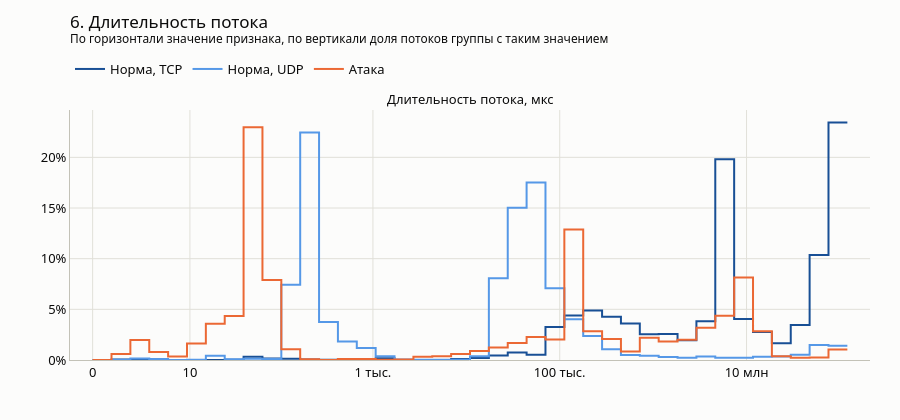

Notebook cell for this chart:
### Markdown cell above
### Пункт 6. Длительность сессии
Время от первого до последнего пакета потока в микросекундах.

### Code cell
show_group("6. Длительность потока")

### Figure 1 — Plotly figure (JSON) as saved in the notebook; plotly's stock layout.template omitted (floating-point values rounded to 4 significant figures)
{"data": [{"hovertemplate": "%{text}<br>%{y:.1f}% потоков", "legendgroup": "Норма, TCP", "line": {"color": "#184f95", "shape": "hv", "width": 2}, "mode": "lines", "name": "Норма, TCP", "showlegend": true, "text": ["от 0 до 0,592", "от 0,592 до 1,53", "от 1,53 до 3,04", "от 3,04 до 5,43", "от 5,43 до 9,23", "от 9,23 до 15,3", "от 15,3 до 24,9", "от 24,9 до 40,3", "от 40,3 до 64,7", "от 64,7 до 104", "от 104 до 166", "от 166 до 264", "от 264 до 421", "от 421 до 672", "от 672 до 1,07 тыс.", "от 1,07 тыс. до 1,7 тыс.", "от 1,7 тыс. до 2,71 тыс.", "от 2,71 тыс. до 4,32 тыс.", "от 4,32 тыс. до 6,88 тыс.", "от 6,88 тыс. до 11 тыс.", "от 11 тыс. до 17,4 тыс.", "от 17,4 тыс. до 27,8 тыс.", "от 27,8 тыс. до 44,2 тыс.", "от 44,2 тыс. до 70,4 тыс.", "от 70,4 тыс. до 112 тыс.", "от 112 тыс. до 178 тыс.", "от 178 тыс. до 284 тыс.", "от 284 тыс. до 452 тыс.", "от 452 тыс. до 720 тыс.", "от 720 тыс. до 1,15 млн", "от 1,15 млн до 1,83 млн", "от 1,83 млн до 2,91 млн", "от 2,91 млн до 4,63 млн", "от 4,63 млн до 7,37 млн", "от 7,37 млн до 11,7 млн", "от 11,7 млн до 18,7 млн", "от 18,7 млн до 29,7 млн", "от 29,7 млн до 47,3 млн", "от 47,3 млн до 75,4 млн", "от 75,4 млн до 120 млн", "от 75,4 млн до 120 млн"], "type": "scatter", "x": [0, 0.202, 0.404, 0.6059, 0.8079, 1.01, 1.212, 1.414, 1.616, 1.818, 2.02, 2.222, 2.424, 2.626, 2.828, 3.03, 3.232, 3.434, 3.636, 3.838, 4.04, 4.242, 4.444, 4.646, 4.848, 5.049, 5.251, 5.453, 5.655, 5.857, 6.059, 6.261, 6.463, 6.665, 6.867, 7.069, 7.271, 7.473, 7.675, 7.877, 8.079], "xaxis": "x", "y": [0, 0.05604, 0.05037, 0.009799, 0.009627, 0.007908, 0.008424, 0.01289, 0.3237, 0.136, 0.1116, 0.04882, 0.0251, 0.09885, 0.08166, 0.1821, 0.009627, 0.01135, 0.005501, 0.1104, 0.1996, 0.4329, 0.7341, 0.5295, 3.263, 4.404, 4.877, 4.258, 3.598, 2.549, 2.561, 1.941, 3.83, 19.81, 4.049, 2.754, 1.654, 3.464, 10.35, 23.44, 23.44], "yaxis": "y"}, {"hovertemplate": "%{text}<br>%{y:.1f}% потоков", "legendgroup": "Норма, UDP", "line": {"color": "#5598e7", "shape": "hv", "width": 2}, "mode": "lines", "name": "Норма, UDP", "showlegend": true, "text": ["от 0 до 0,592", "от 0,592 до 1,53", "от 1,53 до 3,04", "от 3,04 до 5,43", "от 5,43 до 9,23", "от 9,23 до 15,3", "от 15,3 до 24,9", "от 24,9 до 40,3", "от 40,3 до 64,7", "от 64,7 до 104", "от 104 до 166", "от 166 до 264", "от 264 до 421", "от 421 до 672", "от 672 до 1,07 тыс.", "от 1,07 тыс. до 1,7 тыс.", "от 1,7 тыс. до 2,71 тыс.", "от 2,71 тыс. до 4,32 тыс.", "от 4,32 тыс. до 6,88 тыс.", "от 6,88 тыс. до 11 тыс.", "от 11 тыс. до 17,4 тыс.", "от 17,4 тыс. до 27,8 тыс.", "от 27,8 тыс. до 44,2 тыс.", "от 44,2 тыс. до 70,4 тыс.", "от 70,4 тыс. до 112 тыс.", "от 112 тыс. до 178 тыс.", "от 178 тыс. до 284 тыс.", "от 284 тыс. до 452 тыс.", "от 452 тыс. до 720 тыс.", "от 720 тыс. до 1,15 млн", "от 1,15 млн до 1,83 млн", "от 1,83 млн до 2,91 млн", "от 2,91 млн до 4,63 млн", "от 4,63 млн до 7,37 млн", "от 7,37 млн до 11,7 млн", "от 11,7 млн до 18,7 млн", "от 18,7 млн до 29,7 млн", "от 29,7 млн до 47,3 млн", "от 47,3 млн до 75,4 млн", "от 75,4 млн до 120 млн", "от 75,4 млн до 120 млн"], "type": "scatter", "x": [0, 0.202, 0.404, 0.6059, 0.8079, 1.01, 1.212, 1.414, 1.616, 1.818, 2.02, 2.222, 2.424, 2.626, 2.828, 3.03, 3.232, 3.434, 3.636, 3.838, 4.04, 4.242, 4.444, 4.646, 4.848, 5.049, 5.251, 5.453, 5.655, 5.857, 6.059, 6.261, 6.463, 6.665, 6.867, 7.069, 7.271, 7.473, 7.675, 7.877, 8.079], "xaxis": "x", "y": [0.0005006, 0.01572, 0.1527, 0.0893, 0.002803, 0.02393, 0.409, 0.07939, 0.1303, 0.0883, 7.43, 22.45, 3.753, 1.836, 1.19, 0.3743, 0.05056, 0.02263, 0.01872, 0.03694, 0.373, 8.071, 15.03, 17.52, 7.078, 4.025, 2.363, 1.062, 0.4956, 0.4243, 0.3021, 0.2129, 0.3476, 0.2311, 0.2315, 0.3147, 0.3536, 0.5175, 1.482, 1.408, 1.408], "yaxis": "y"}, {"hovertemplate": "%{text}<br>%{y:.1f}% потоков", "legendgroup": "Атака", "line": {"color": "#eb6834", "shape": "hv", "width": 2}, "mode": "lines", "name": "Атака", "showlegend": true, "text": ["от 0 до 0,592", "от 0,592 до 1,53", "от 1,53 до 3,04", "от 3,04 до 5,43", "от 5,43 до 9,23", "от 9,23 до 15,3", "от 15,3 до 24,9", "от 24,9 до 40,3", "от 40,3 до 64,7", "от 64,7 до 104", "от 104 до 166", "от 166 до 264", "от 264 до 421", "от 421 до 672", "от 672 до 1,07 тыс.", "от 1,07 тыс. до 1,7 тыс.", "от 1,7 тыс. до 2,71 тыс.", "от 2,71 тыс. до 4,32 тыс.", "от 4,32 тыс. до 6,88 тыс.", "от 6,88 тыс. до 11 тыс.", "от 11 тыс. до 17,4 тыс.", "от 17,4 тыс. до 27,8 тыс.", "от 27,8 тыс. до 44,2 тыс.", "от 44,2 тыс. до 70,4 тыс.", "от 70,4 тыс. до 112 тыс.", "от 112 тыс. до 178 тыс.", "от 178 тыс. до 284 тыс.", "от 284 тыс. до 452 тыс.", "от 452 тыс. до 720 тыс.", "от 720 тыс. до 1,15 млн", "от 1,15 млн до 1,83 млн", "от 1,83 млн до 2,91 млн", "от 2,91 млн до 4,63 млн", "от 4,63 млн до 7,37 млн", "от 7,37 млн до 11,7 млн", "от 11,7 млн до 18,7 млн", "от 18,7 млн до 29,7 млн", "от 29,7 млн до 47,3 млн", "от 47,3 млн до 75,4 млн", "от 75,4 млн до 120 млн", "от 75,4 млн до 120 млн"], "type": "scatter", "x": [0, 0.202, 0.404, 0.6059, 0.8079, 1.01, 1.212, 1.414, 1.616, 1.818, 2.02, 2.222, 2.424, 2.626, 2.828, 3.03, 3.232, 3.434, 3.636, 3.838, 4.04, 4.242, 4.444, 4.646, 4.848, 5.049, 5.251, 5.453, 5.655, 5.857, 6.059, 6.261, 6.463, 6.665, 6.867, 7.069, 7.271, 7.473, 7.675, 7.877, 8.079], "xaxis": "x", "y": [0, 0.5878, 1.966, 0.7867, 0.3464, 1.631, 3.59, 4.346, 22.97, 7.908, 1.072, 0.06727, 0.01009, 0.1053, 0.09002, 0.01266, 0.05322, 0.3154, 0.3706, 0.6003, 0.8935, 1.244, 1.68, 2.268, 2.02, 12.88, 2.839, 2.079, 0.8302, 2.193, 1.836, 1.987, 3.176, 4.377, 8.143, 2.833, 0.3821, 0.2305, 0.2394, 1.037, 1.037], "yaxis": "y"}], "layout": {"annotations": [{"font": {"size": 13}, "showarrow": false, "text": "Длительность потока, мкс", "x": 0.5, "xanchor": "center", "xref": "paper", "y": 1, "yanchor": "bottom", "yref": "paper"}], "barcornerradius": 4, "bargap": 0.35, "font": {"color": "#0b0b0b", "family": "system-ui, -apple-system, 'Segoe UI', sans-serif", "size": 13}, "height": 420, "legend": {"bgcolor": "rgba(0,0,0,0)", "orientation": "h", "x": 0, "y": 1.104, "yanchor": "bottom"}, "margin": {"b": 60, "l": 70, "r": 30, "t": 110}, "paper_bgcolor": "#fcfcfb", "plot_bgcolor": "#fcfcfb", "separators": ", ", "title": {"font": {"color": "#0b0b0b", "size": 17}, "text": "6. Длительность потока<br><sup>По горизонтали значение признака, по вертикали доля потоков группы с таким значением</sup>", "x": 0, "xref": "paper", "y": 0.9333, "yanchor": "top", "yref": "container"}, "xaxis": {"anchor": "y", "automargin": true, "domain": [0, 1], "exponentformat": "none", "gridcolor": "#e1e0d9", "linecolor": "#c3c2b7", "range": [-0.2424, 8.322], "ticktext": ["0", "10", "1 тыс.", "100 тыс.", "10 млн"], "tickvals": [0, 1.041, 3.0, 5.0, 7.0], "zeroline": false}, "yaxis": {"anchor": "x", "automargin": true, "domain": [0, 1], "exponentformat": "none", "gridcolor": "#e1e0d9", "linecolor": "#c3c2b7", "rangemode": "tozero", "ticksuffix": "%", "zeroline": false}}}
